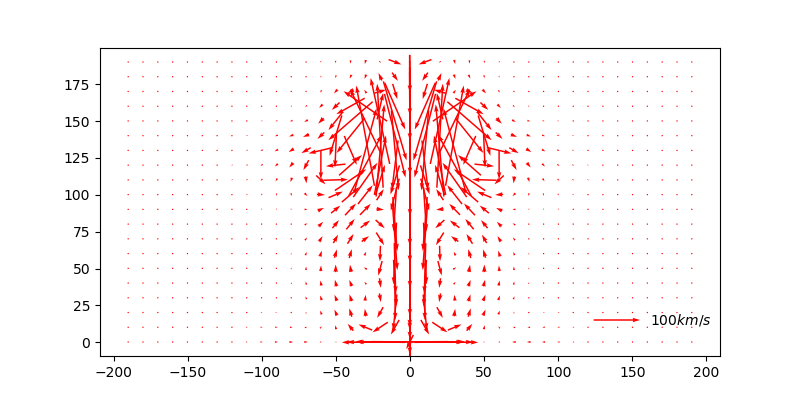

Recreate this plot in Python.
#!/usr/bin/env python
#
#===========================================
# this script is a velocity-plotting code 
# from a files like: 'uxasciiout1','uyasciiout2'
# Det, May 17,2018
#===========================================
#
import numpy as np
import matplotlib; matplotlib.use('Agg')
import matplotlib.pyplot as plt
from pylab import *

#define a function for loading data 
def loaddata(filename):
    fo=open(filename,'r')
    data=fo.readlines()
    fo.close()
    x=[]
    for line in data:
        line=line.split()
        x.append(float(line[0]))
    del data
    print ("len(%s): %d"%(filename,len(x)))
    x=np.array(x)
    return x

#define functions to reflect y and data for axisymmetric plotting:
def yreflect(y,jend):
    y1=np.zeros((jend*2-1),dtype=float)
    for j in range(0,jend*2-1):
        if j<=jend-1 :
            y1[j]=-y[jend-1-j]
        else:
            y1[j]=y[j-jend+1]
    return y1

def datareflect(data,iend,jend):
    data1=np.zeros((iend,jend*2-1),dtype=float)
    for i in range(0,iend):
        for j in range(0,jend*2-1):
            if j<=jend-1 :
                data1[i,j]=data[i,jend-1-j]
            else:
                data1[i,j]=data[i,j-jend+1]
    return data1 
def vecyreflect(vecy,iend,jend):
    data1=np.zeros((iend,jend*2-1),dtype=float)
    for i in range(0,iend):
        for j in range(0,jend*2-1):
            if j<=jend-1 :
                data1[i,j]=-vecy[i,jend-1-j]
            else:
                data1[i,j]=vecy[i,j-jend+1]
    return data1

x=loaddata("./datas/xhascii.out5")
y=loaddata("./datas/yhascii.out5")
ux=loaddata("./datas/uxascii.out5")
uy=loaddata("./datas/uyascii.out5")

#data analyzing and ploting:
cmkpc=3.08e21

x=np.divide(x,cmkpc)
#print y.dtype
y=y/cmkpc

ux.shape=len(x),len(y) # transform 1d array to 2d array 
uy.shape=len(x),len(y)
ux=transpose(ux) 
uy=transpose(uy)

print ("ux.shape",ux.shape)

#extract iplot*jplot array data from len(x)*len(y) array data and transform it to iplot*2jplot:
imax=800
jmax=800

iplot=20
jplot=20
idd=int(imax/iplot)
jdd=int(jmax/jplot)
x0=np.zeros((iplot),dtype=float)
y0=np.zeros((jplot),dtype=float)
ux0=np.zeros((iplot,jplot),dtype=float)
uy0=np.zeros((iplot,jplot),dtype=float)

i1=0
for i in range(0,iplot):
    x0[i]=x[i1]
    y0[i]=y[i1]
    j1=0
    for j in range(0,jplot):
        ux0[i,j]=ux[i1,j1]
        uy0[i,j]=uy[i1,j1]
        j1=j1+jdd

    i1=i1+idd


x1=np.zeros((iplot),dtype=float)
ulg=np.zeros((iplot,jplot*2-1),dtype=float)

x1=x0
y1=yreflect(y0,jplot)
ux1=datareflect(ux0,iplot,jplot)
uy1=vecyreflect(uy0,iplot,jplot)

ulg=np.log10(np.sqrt(ux1**2+uy1**2))
print ("x1.shape:",x1.shape)
print ("y1.shape:",y1.shape)
print ("ux1.shape:",ux1.shape)
print ("uy1.shape:",uy1.shape)

print ("plotting:")
fig=plt.figure(figsize=(8,4))
ax=fig.add_subplot(111) # 111 means setting 1 row and 1 column and this is the first plot
Q = plt.quiver(y1,x1,uy1,ux1,color='r',
               pivot='mid', units='width') #velocity plotting
qk = plt.quiverkey(Q, 0.8, 0.2, 1e7, r'$100km/s$', labelpos='E',
                   coordinates='figure')

del x,y,x1,y1,ux,uy,ux1,uy1,ux0,uy0

fig.savefig("./vec.png")
#fig.show()

